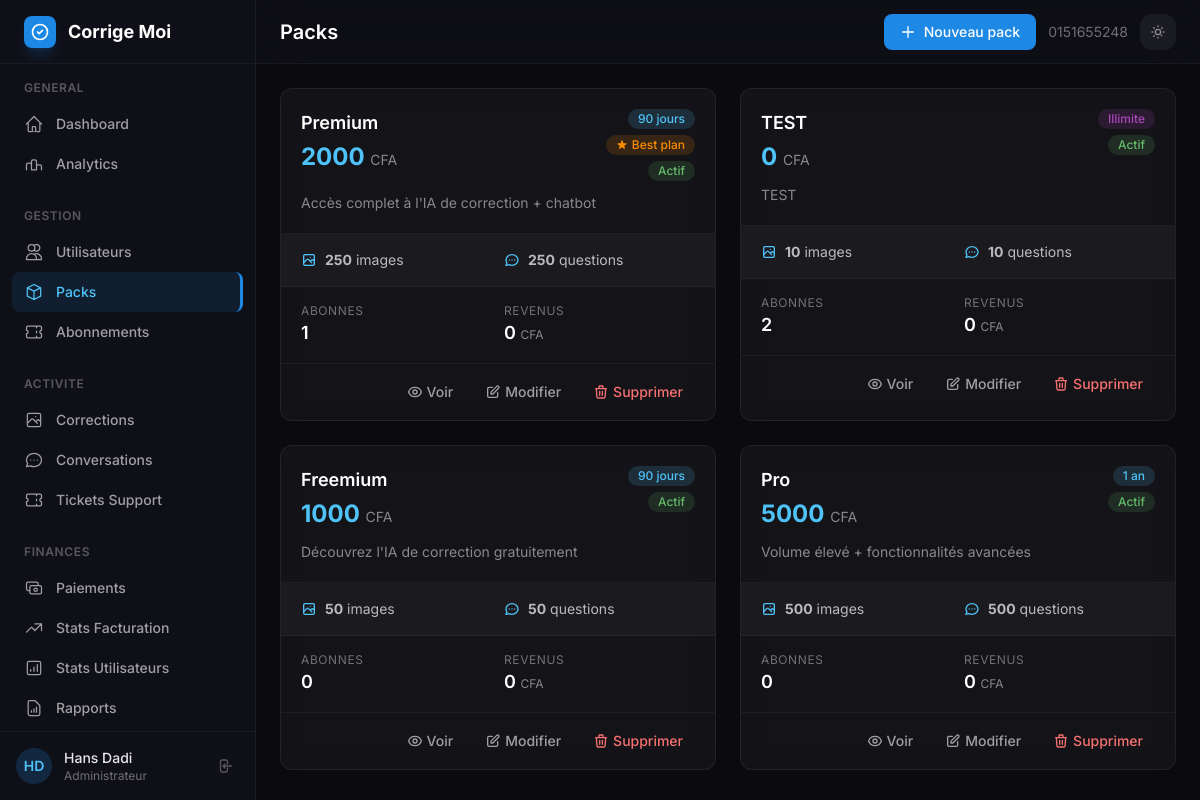
The app's page /custom-admin/packs/ (signed in), older data.
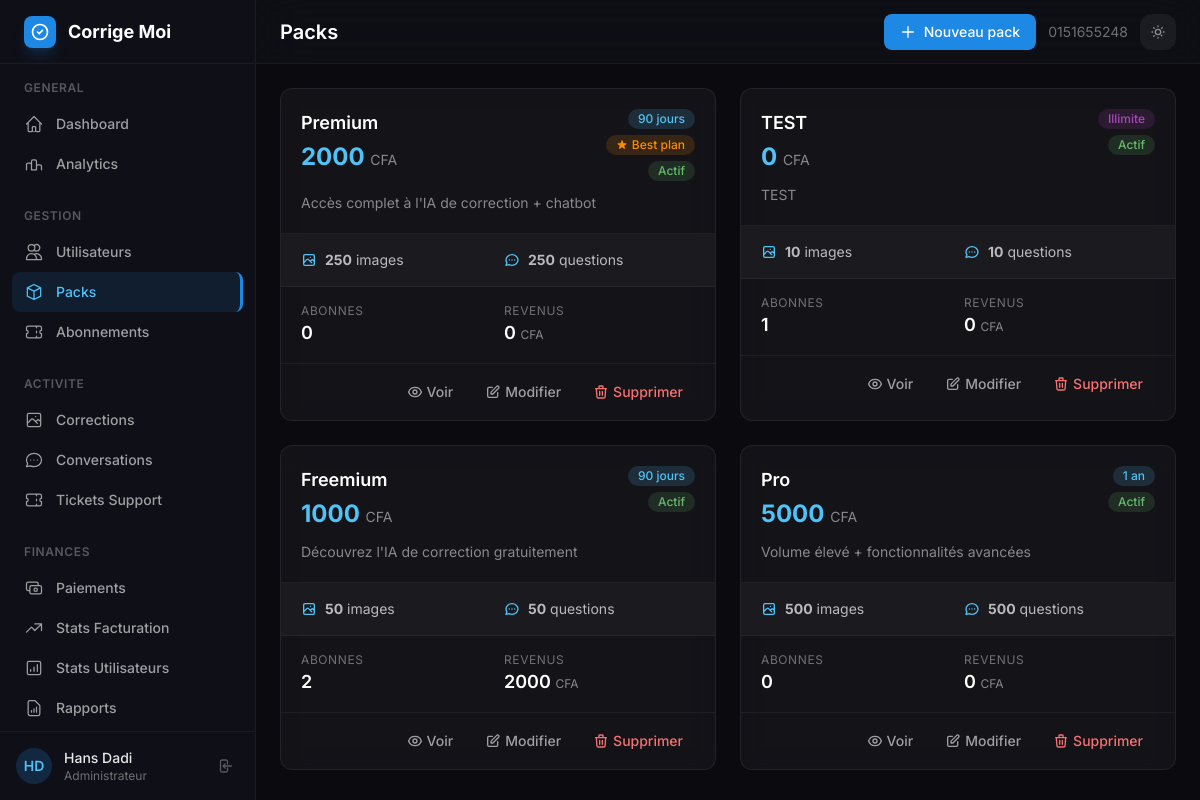
The same page, newer data.
### subscriptions/models.py (models this page shows, shortened)
class Pack(models.Model):
    DURATION_CHOICES = [
        (0, 'Illimité'),
        (30, '30 jours'),
        (90, '90 jours'),
        (365, '1 an'),
    ]
    name = models.CharField(max_length=100, unique=True)
    slug = models.SlugField(max_length=100, blank=True)
    price = models.DecimalField(max_digits=10, decimal_places=2)
    description = models.TextField()
    features = models.JSONField(default=list, blank=True)
    is_best_plan = models.BooleanField(default=False)
    is_active = models.BooleanField(default=True)
    is_free = models.BooleanField(default=False, verbose_name="Pack gratuit (sans paiement)")
    image_corrections_limit = models.PositiveIntegerField(
        default=0,
        help_text="Nombre d'envois d'images autorisés (0 = illimité)"
    )
    chat_questions_limit = models.PositiveIntegerField(
        default=0,
        help_text="Nombre de questions au chatbot autorisées (0 = illimité)"
    )
    duration = models.PositiveIntegerField(
        choices=DURATION_CHOICES,
        default=30,
        help_text="Durée en jours (0 = illimité)"
    )
    created_at = models.DateTimeField(auto_now_add=True)
    updated_at = models.DateTimeField(auto_now=True)
    @property
    def subscribers_count(self):
        return self.subscriptions.filter(is_active=True).count()
    class Meta:
        verbose_name = "Pack Abonnement"
        verbose_name_plural = "Packs Abonnement"

### custom_admin/views.py (the view)
# urls.py: path('packs/', views.admin_packs, name='packs'),
@staff_required
def admin_packs(request):
    packs = Pack.objects.all().order_by('-is_best_plan', 'price')
    for pack in packs:
        revenue = Transaction.objects.filter(
            pack=pack,
            transaction_type__in=['subscription', 'upgrade', 'renewal'],
            payment_status='paid',
        ).aggregate(total=Sum('price_paid'))['total'] or 0
        pack.revenue = int(revenue)  # On ajoute un attribut temporaire
    per_page = int(request.GET.get('per_page', 10))
    paginator = Paginator(packs, per_page)
    page_obj = paginator.get_page(request.GET.get('page'))
    return render(request, 'custom_admin/admin/packs.html', {
        'page_obj': page_obj,
        'per_page': per_page,
    })

### custom_admin/views.py (called while the page is built)
def staff_required(view_func):
    @wraps(view_func)
    def wrapper(request, *args, **kwargs):
        if not request.user.is_authenticated:
            from django.shortcuts import redirect
            return redirect(f'/custom-admin/login/?next={request.path}')
        if not request.user.is_staff:
            from django.shortcuts import render as _render
            return _render(request, '403.html', status=403)
        return view_func(request, *args, **kwargs)
    return wrapper

### custom_admin/templates/custom_admin/admin/packs.html (shortened to what the changed rows need)
{% extends "custom_admin/base_admin.html" %}
{% block page_title %}Packs{% endblock %}
{% block content %}
<div class="grid grid-cols-1 md:grid-cols-2 xl:grid-cols-3 gap-6">
    {% for pack in page_obj %}
    <div class="glass-card rounded-xl border border-white/[0.07] hover:shadow-md transition-shadow overflow-hidden">
        <div class="p-5 border-b border-white/5">
            <div class="flex items-start justify-between mb-3">
                <div>
                    <h3 class="text-lg font-semibold text-white">{{ pack.name }}</h3>
                    <p class="text-2xl font-bold text-primary-400 mt-1">{{ pack.price|floatformat:0 }} <span class="text-sm font-normal text-white/50">CFA</span></p>
                </div>
                <div class="flex flex-col items-end gap-1.5">
                    {% if pack.duration == 0 %}
                    <span class="inline-flex items-center px-2.5 py-0.5 rounded-full text-xs font-medium badge-violet">Illimite</span>
                    {% elif pack.duration == 30 %}
                    <span class="inline-flex items-center px-2.5 py-0.5 rounded-full text-xs font-medium badge-info">30 jours</span>
                    {% elif pack.duration == 90 %}
                    <span class="inline-flex items-center px-2.5 py-0.5 rounded-full text-xs font-medium badge-info">90 jours</span>
                    {% elif pack.duration == 365 %}
                    <span class="inline-flex items-center px-2.5 py-0.5 rounded-full text-xs font-medium badge-info">1 an</span>
                    {% else %}
                    <span class="inline-flex items-center px-2.5 py-0.5 rounded-full text-xs font-medium badge-info">{{ pack.duration }} jours</span>
                    {% endif %}
                    {% if pack.is_best_plan %}
                    <span class="inline-flex items-center px-2.5 py-0.5 rounded-full text-xs font-medium badge-warning">
                        Best plan
                    </span>
                    {% endif %}
                    {% if pack.is_active %}
                    <span class="inline-flex items-center px-2.5 py-0.5 rounded-full text-xs font-medium badge-success">Actif</span>
                    {% else %}
                    <span class="inline-flex items-center px-2.5 py-0.5 rounded-full text-xs font-medium badge-danger">Inactif</span>
                    {% endif %}
                </div>
            </div>
            {% if pack.description %}
            <p class="text-sm text-white/50 line-clamp-2">{{ pack.description|truncatewords:20 }}</p>
            {% endif %}
        </div>
        <div class="px-5 py-4 bg-white/[0.03] border-b border-white/5">
            <div class="grid grid-cols-2 gap-3">
                <div class="flex items-center gap-2">
                    <span class="text-sm text-white/70"><strong>{{ pack.image_corrections_limit }}</strong> images</span>
                </div>
                <div class="flex items-center gap-2">
                    <span class="text-sm text-white/70"><strong>{{ pack.chat_questions_limit }}</strong> questions</span>
                </div>
            </div>
        </div>
        <div class="px-5 py-4 border-b border-white/5">
            <div class="grid grid-cols-2 gap-3">
                <div>
                    <p class="text-xs text-white/40 uppercase tracking-wider">Abonnes</p>
                    <p class="text-lg font-semibold text-white">{{ pack.subscribers_count }}</p>
                </div>
                <div>
                    <p class="text-xs text-white/40 uppercase tracking-wider">Revenus</p>
                    <p class="text-lg font-semibold text-white">{{ pack.revenue|floatformat:0 }} <span class="text-xs font-normal text-white/50">CFA</span></p>
                </div>
            </div>
        </div>
        <div class="px-5 py-3 flex items-center justify-end gap-2">
            <a href="{% url 'custom_admin:pack_detail' pack_id=pack.id %}" class="inline-flex items-center gap-1 text-sm text-white/60 hover:text-primary-400 font-medium px-3 py-1.5 rounded-lg hover:bg-primary-500/10 transition-colors">
                Voir
            </a>
            <a href="{% url 'custom_admin:pack_edit' pack_id=pack.id %}" class="inline-flex items-center gap-1 text-sm text-white/60 hover:text-primary-400 font-medium px-3 py-1.5 rounded-lg hover:bg-primary-500/10 transition-colors">
                <svg class="w-4 h-4" fill="none" viewBox="0 0 24 24" stroke="currentColor"><path stroke-linecap="round" stroke-linejoin="round" stroke-width="2" d="M11 5H6a2 2 0 00-2 2v11a2 2 0 002 2h11a2 2 0 002-2v-5m-1.414-9.414a2 2 0 112.828 2.828L11.828 15H9v-2.828l8.586-8.586z"/></svg>
                Modifier
            </a>
            <button onclick="deletePack({{ pack.id }}, '{{ pack.name|escapejs }}')" class="inline-flex items-center gap-1 text-sm text-red-400 hover:text-red-300 font-medium px-3 py-1.5 rounded-lg hover:bg-red-500/10 transition-colors">
                <svg class="w-4 h-4" fill="none" viewBox="0 0 24 24" stroke="currentColor"><path stroke-linecap="round" stroke-linejoin="round" stroke-width="2" d="M19 7l-.867 12.142A2 2 0 0116.138 21H7.862a2 2 0 01-1.995-1.858L5 7m5 4v6m4-6v6m1-10V4a1 1 0 00-1-1h-4a1 1 0 00-1 1v3M4 7h16"/></svg>
                Supprimer
            </button>
        </div>
    </div>
    {% endfor %}
</div>
{% endblock %}

Row changes from the older to the newer data that the page shows:
computed for Pack "Premium": subscribers_count "1" → "0"
changed Pack "TEST": subscribers_count "2" → "1"
computed for Pack "Freemium": subscribers_count "0" → "2"; revenue "0" → "2000"
